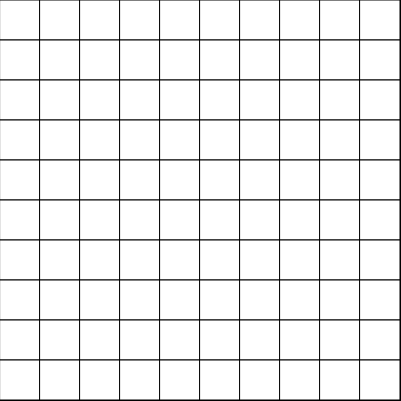
Frame 1 (no input)
Frame 60 (no input): identical to frame 1, image omitted
Frame 120 (the mouse pressed at the canvas centre since frame 60): identical to frame 1, image omitted

The p5.js sketch that drew this single still picture (run headless with seeded random() and noise() and a simulated clock; from frame 60 on, the mouse is pressed at the canvas centre):

// p5.js sketch
// ── sketch.js
let grid;
let col;
let row;
let w = 40;

function setup() {
  createCanvas(401, 401);

  col = floor(width / w);
  row = floor(height / w);
  grid = make2DArray(col, row);

  for (let i = 0; i < col; i++) {
    for (let j = 0; j < row; j++) {
      grid[i][j] = new Cell(i, j, w);
    }
  }

  for (let i = 0; i < col; i++) {
    for (let j = 0; j < row; j++) {
      grid[i][j].countBees();
    }
  }
}

function draw() {
  background(0);
  fill(255);
  for (let i = 0; i < col; i++) {
    for (let j = 0; j < row; j++) {
      grid[i][j].show();
    }
  }
}

function make2DArray(col, row) {
  let arr = new Array(col);
  for (let i = 0; i < col; i++) {
    arr[i] = new Array(row);
  }
  return arr;
}

function mousePressed() {
  for (let i = 0; i < col; i++) {
    for (let j = 0; j < row; j++) {
      if (grid[i][j].contains(mouseX, mouseY)) {
        if (mouseButton === LEFT) {
          grid[i][j].reveal();
          if (grid[i][j].bee) {
            gameOver();
          }
        } else if (mouseButton === RIGHT && !grid[i][j].revealed) {
          if (!grid[i][j].marked) {
            grid[i][j].marked = true;
          } else {
            grid[i][j].marked = false;
          }
        }
      }
    }
  }
}

function gameOver() {
  for (let i = 0; i < col; i++) {
    for (let j = 0; j < row; j++) {
      grid[i][j].revealed = true;
    }
  }
}

// ── cell.js
class Cell {

  constructor(i, j, w) {
    this.i = i;
    this.j = j;
    this.x = i * w;
    this.y = j * w;
    this.w = w;

    if (random(1) < 0.15) {
      this.bee = true;
    } else {
      this.bee = false;
    }

    this.revealed = false;
    this.marked = false;
    this.neighborCount = 0;
  }

  show() {
    stroke(0);
    fill(255);
    if (!this.marked) {
      rect(this.x, this.y, this.w, this.w);
    } else {
      fill(255, 0, 0);
      ellipse(this.x + this.w * 0.5, this.y + this.w * 0.5, this.w * 0.5);
    }

    if (this.revealed) {
      if (this.bee) {
        fill(127);
        ellipse(this.x + this.w * 0.5, this.y + this.w * 0.5, this.w * 0.5);
      } else {
        fill(200);
        rect(this.x, this.y, this.w, this.w);
        if (this.neighborCount > 0) {
          fill(50);
          textSize(this.w - 5);
          text(this.neighborCount, this.x + this.w / 4, this.y + this.w * 0.8);
        }
      }
    }
  }

  contains(x, y) {
    let req1 = (x > this.x && x < this.x + this.w);
    let req2 = (y > this.y && y < this.y + this.w);
    return req1 && req2;
  }

  reveal() {
    this.revealed = true;
    if (this.neighborCount == 0) {
      this.floodFill();
    }
  }

  countBees() {
    if (this.bee) {
      this.neighborCount = -1
      return;
    }

    let total = 0;

    for (let i = -1; i <= 1; i++) {
      for (let j = -1; j <= 1; j++) {
        let ioff = this.i + i;
        let joff = this.j + j;

        if (ioff > -1 && ioff < col && joff > -1 && joff < row) {
          let neighbor = grid[ioff][joff];
          if (neighbor.bee) {
            total++;
          }
        }
      }
    }

    this.neighborCount = total;
  }

  floodFill() {
    for (let i = -1; i <= 1; i++) {
      for (let j = -1; j <= 1; j++) {
        let ioff = this.i + i;
        let joff = this.j + j;

        if (ioff > -1 && ioff < col && joff > -1 && joff < row) {
          let neighbor = grid[ioff][joff];
          if (!neighbor.bee && !neighbor.revealed) {
            neighbor.reveal();
          }
        }
      }
    }
  }

}
